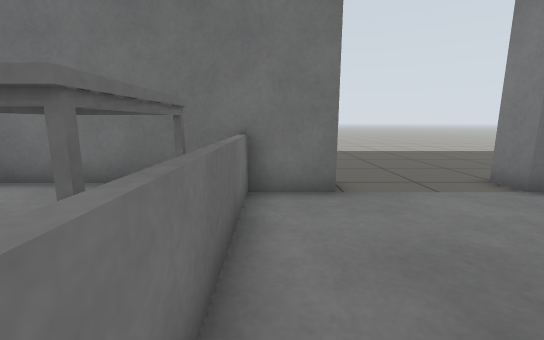
View 1 (above)

19 first-person views from a walk through a robot-simulator world made for Gazebo. The camera is 0.72 m above the floor, tilts 10° down and sees 90° across. The floor is counted in squares, 0.5 m on a side. Each view is taken from the middle of a square. On the plan, view 1 faces up. The plan holds only what a view shows up to about 13 squares ahead; the rest is blank.

View 2
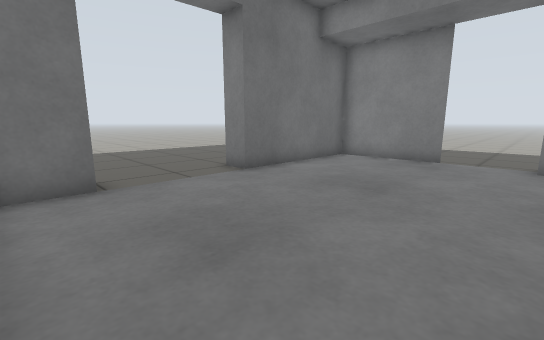

View 3
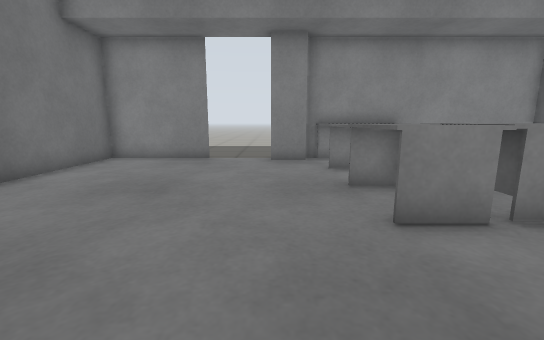

View 4
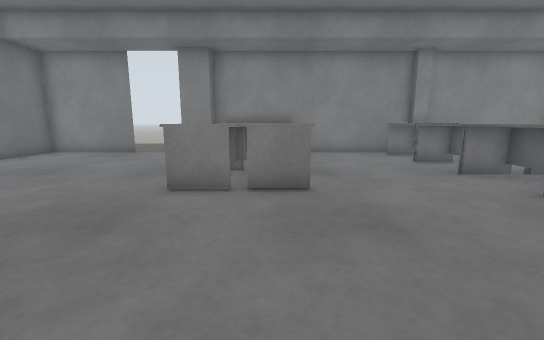

View 5
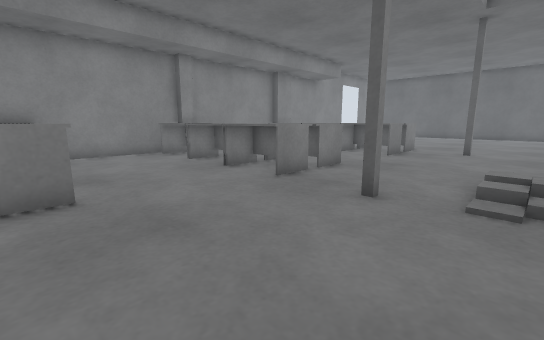

View 6
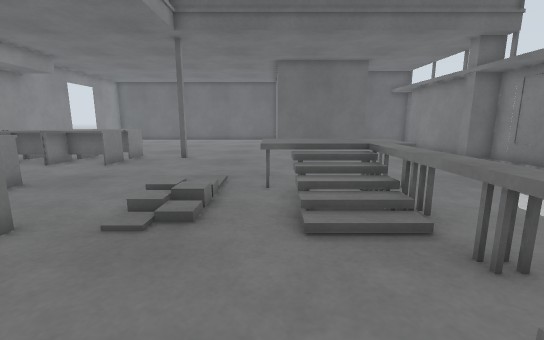

View 7
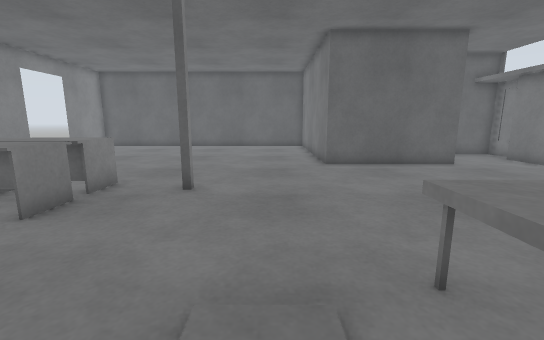

View 8
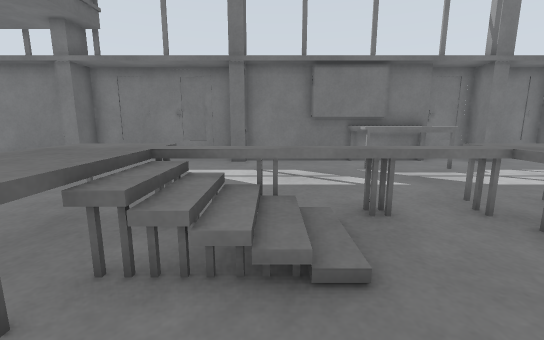

View 9
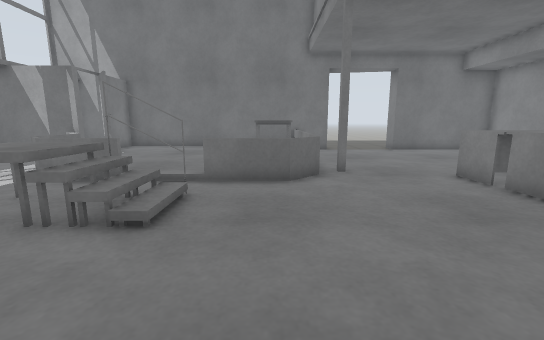

View 10
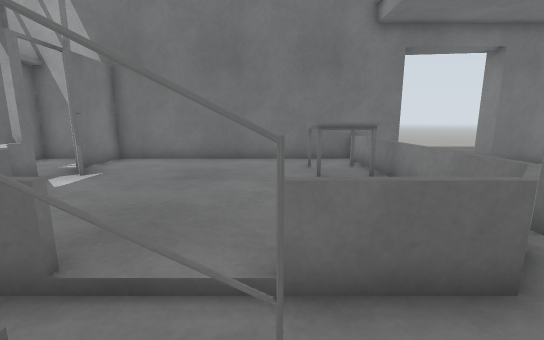

View 11
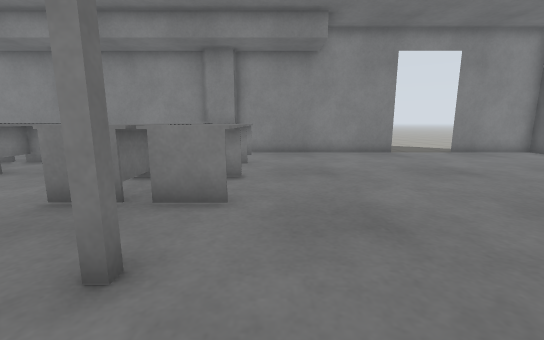

View 12
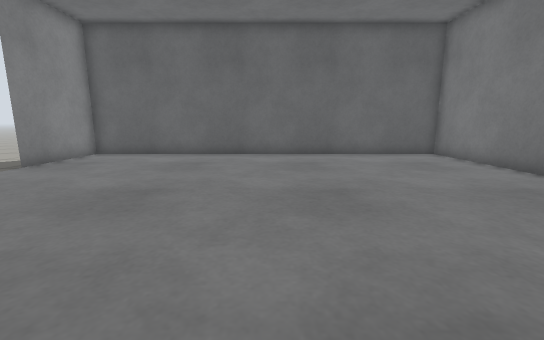

View 13
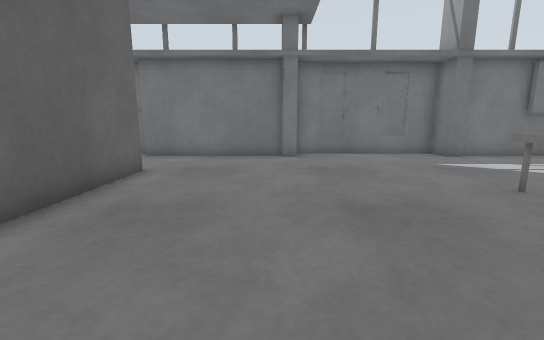

View 14
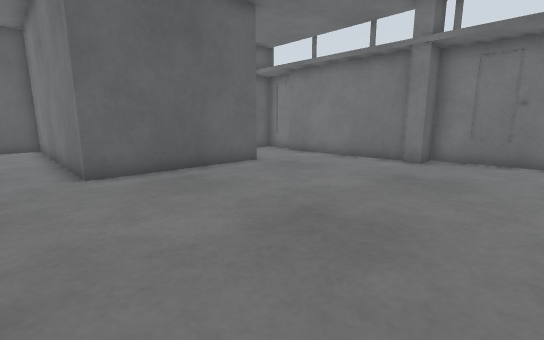

View 15
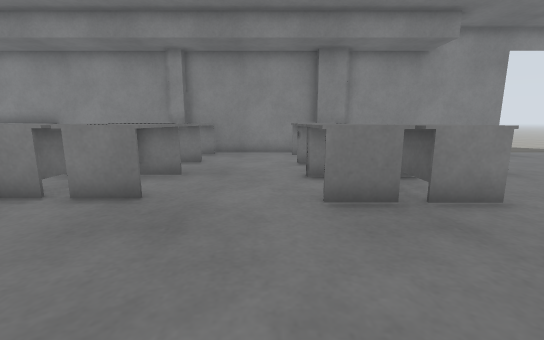

View 16
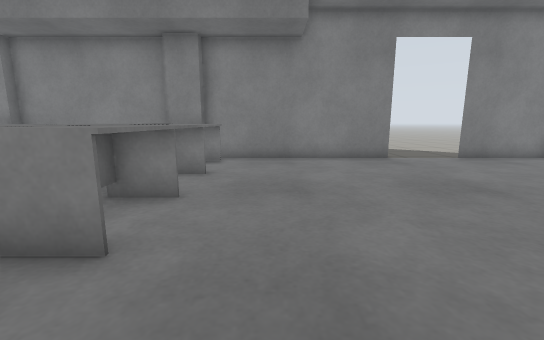

View 17
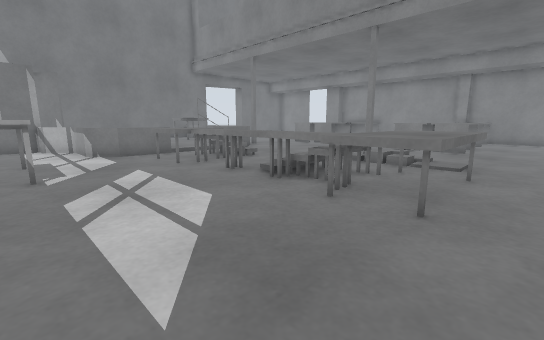

View 18
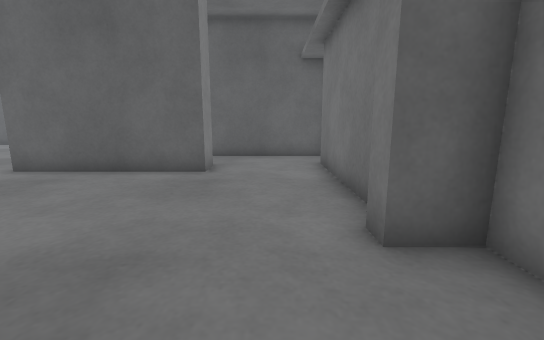

View 19
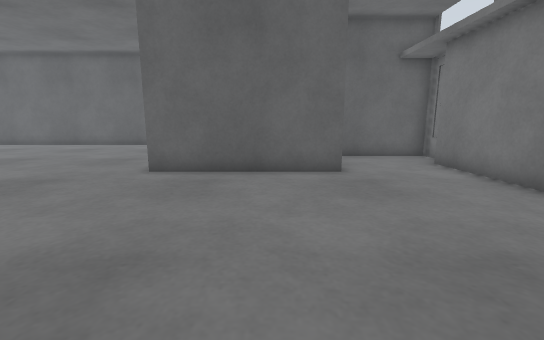

### Floor plan
Key: @ floor where view 1 was taken; # wall or solid block; . main floor; : floor 0.05 m higher than the main floor; + floor 0.1 m higher than the main floor; * floor 0.2 m higher than the main floor; % floor 0.6 m higher than the main floor; / step, stairs or slope; = window, fence, low wall or low ledge; v drop or lower ground.
Columns run from 15 left of view 1 to 12 right of it. Each row starts with its distance up from view 1.
  8                  .....
  7                  .....
  6  ################....######
  5  #  #+++++++++=...........#
  4     #+++++++++=...........#
  3     ##++++++=#=...........#
  2     ##++++++=#=...........#.
  1  ####=++++++  =.............
  0  #...==+++++  =@............
 -1  #....=+++++  =...........#.
 -2  #....=+++++  =...........#
 -3  #....===+++===....=#######
 -4  #.................########
 -5  ###....%%v=.......=## ###=
 -6   ##....%%//.......=======#
 -7   ##....=.//..............#
 -8  ##=....#.................#
 -9  #......#.................#
-10  #......#++....#..========#
-11  #......#**..//...=########
-12  #......=//..//...=########
-13  #....../%%%./....=########
-14  #......%%%%.:............#
-15 # ......#..=..............#
-16 #.........................#
-17 #.................=######=#
-18 #.................=######=#
-19 ##.............#..#######=#
-20  #................#######=#
-21  #........................#
-22  #........................#
-23  #........................#
-24  #...#######..............#
-25 ##...#     #..............#
-26 #.....     #..............#
-27 #.....     #................
-28 #######    #................
-29            #................
-30            #..............#.
-31            #..............#.
-32            #..............#
-33            ################

Positions as (right, up) in squares from view 1, and headings:
1: (0, 0), facing up
2: (0, -1), facing up-right
3: (0, -1), facing right
4: (-2, -5), facing right
5: (-2, -5), facing down-right
6: (-4, -6), facing down
7: (-2, -12), facing down
8: (-2, -11), facing left
9: (-2, -11), facing up
10: (-4, -6), facing up
11: (-2, -21), facing right
12: (3, -21), facing down
13: (-2, -20), facing left
14: (-3, -16), facing down-left
15: (-2, -16), facing right
16: (0, -22), facing right
17: (-12, -16), facing up-right
18: (-12, -16), facing down
19: (-8, -16), facing down
